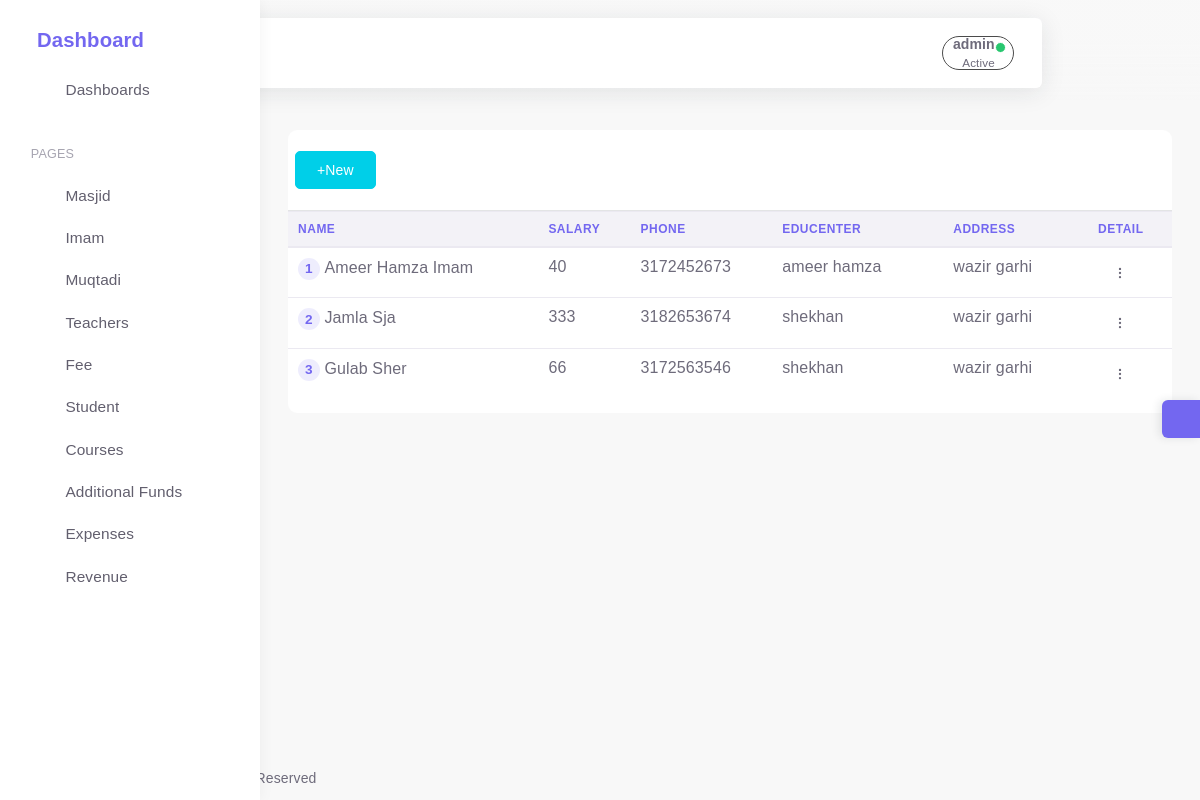
Page /imamlist (signed in) on the committed database.
### app/models.py (models this page shows, shortened)
class Cusmanager(models.Model):
    is_deleted=models.BooleanField(default=False)
    objects=Softdeletemanager()
    allobjects=models.Manager()
    class Meta:
        abstract=True

class Teacher(Cusmanager):
        name=models.CharField(max_length=30)
        address=models.CharField(max_length=60,blank=True, null=True)
        is_imam=models.BooleanField(default=False)
        is_teacher=models.BooleanField(default=False)
        cnic=models.PositiveIntegerField(blank=True, null=True,validators=[validate_cnic])
        salary=models.PositiveIntegerField(validators=[validate_money])
        phone=models.IntegerField(validators=[validate_phone],help_text="Enter phone number without zero")
        courses=models.ManyToManyField('Courses' ,blank=True)
        educenter=models.ForeignKey("Educenter",on_delete=models.CASCADE)
        qualification=models.CharField(max_length=50,null=True,blank=True)
        admission_date= models.IntegerField(default=today.day, validators=[validate_date])
        adm_month= models.IntegerField(default=today.month,validators=[validate_date])
        adm_year= models.IntegerField(default=today.year, validators=[validate_year])

class Educenter(Cusmanager):
    useradmin = models.OneToOneField(Useradmin, on_delete=models.CASCADE)
    name=models.CharField(max_length=50)
    address=models.CharField(max_length=60)
    def __str__(self):
        return self.name

### app/views.py (the view, shortened to what this page needs)
# urls.py: path('imamlist',Imamlist.as_view(),name="imamlist"),
class Imamlist(LoginRequiredMixin,ListView):
    template_name="Imam/imamlist.html"
    model=Teacher
    context_object_name="imamlist"
    fields=['name','salary','is_imam','address']
    def get_queryset(self):
        if self.request.user.is_superuser:
            qs=Teacher.objects.filter(is_imam=True)
            return qs

### app/cusmanager.py (called while the page is built)
    def get_queryset(self):
        return super().get_queryset().filter(is_deleted=False)

### templates/Imam/imamlist.html (shortened to what this page needs)
{% extends 'base.html' %}
{% load static %}
{% block content %}
<link rel="stylesheet"  href="https://cdn.datatables.net/1.12.1/css/jquery.dataTables.min.css"  >
<link rel="stylesheet"  href="https://cdn.datatables.net/buttons/2.2.3/css/buttons.dataTables.min.css" >
{% if request.user.is_superuser %}
<div style="border-radius:9px;"  class="bg-white table-responsive">
    <div class="row card-header bg-white"><a href="{% url 'admcreateimam' %}" class="float-right  btn btn-info">+New</a> </div>
                                <table class="table table-hover example display" >
                                    <thead >
                                        <tr>
                                            <th class="text-primary">Name</th>
                                            <th class="text-primary">salary</th>
                                            <th class="text-primary">phone</th>
                                            <th class="text-primary">educenter</th>
                                            <th class="text-primary">Address</th>
                                            <th class="text-primary">detail</th>
                                        </tr>
                                    </thead>
                                     <tbody style="background:white;">
                                   {% for imam in imamlist %}
                                        <tr>
                                            <td>
                            <span class="badge badge-pill badge-light-primary"> {{forloop.counter}} </span><b></b><b></b>
                                                <span class="font-weight-bold  ">{{imam.name|title}}</span>
                                            </td>
                                            <td>{{imam.salary}}</td>
                                            <td>
                                                <div class="avatar-group">
                                                       <span>{{imam.phone}}</span>
                                                </div>
                                            </td>
                                            <td><span class=" badge-light-primary mr-1">{{imam.educenter}}</span></td>
                                            <td>
                                                <span class=" badge-light-primary mr-1">{{imam.address}}</span></td>
                                            <td>
                                                <div class="dropdown">
                                                    <button type="button" class="btn btn-sm dropdown-toggle hide-arrow waves-effect waves-float waves-light" data-toggle="dropdown">
                                                    </button>
                                                </div>
                                            </td>
                                        </tr>
                                    {% endfor %}
                                        </tbody>
                                    {% endif %}
                                </table>
                            </div>
</table></div>
 {% endblock %}

### templates/base.html (shortened to what this page needs)
{% load static %}
<html class="loading" lang="en" data-textdirection="ltr">
<head>
 <link href="https://cdn.jsdelivr.net/npm/select2@4.1.0-beta.1/dist/css/select2.min.css" rel="stylesheet" />
    <link rel="stylesheet" type="text/css" href="{% static '/app-assets/vendors/css/vendors.min.css' %}">
    <link rel="stylesheet" type="text/css" href="{% static '/app-assets/vendors/css/extensions/toastr.min.css' %}">
    <link rel="stylesheet" type="text/css " href="{% static '/app-assets/vendors/css/charts/apexcharts.css' %}">
    <link rel="stylesheet" href="https://cdn.jsdelivr.net/npm/bootstrap@4.6.0/dist/css/bootstrap.min.css">
    <link rel="stylesheet" type="text/css" href="{% static '/app-assets/css/bootstrap-extended.min.css' %}">
    <link rel="stylesheet" type="text/css" href="{% static '/app-assets/css/bootstrap.min.css' %}">
    <link rel="stylesheet" type="text/css" href="{% static '/app-assets/css/colors.min.css' %}">
    <link rel="stylesheet" type="text/css" href="{% static '/app-assets/css/components.min.css' %}">
    <link rel="stylesheet" type="text/css" href="{% static '/app-assets/css/themes/dark-layout.min.css' %}">
    <link rel="stylesheet" type="text/css" href="{% static '/app-assets/css/themes/bordered-layout.min.css' %}">
    <link rel="stylesheet" type="text/css" href="{% static '/app-assets/css/themes/semi-dark-layout.min.css' %}">
    <link rel="stylesheet" type="text/css" href="{% static '/app-assets/css/core/menu/menu-types/vertical-menu.min.css' %}">
    <link rel="stylesheet" type="text/css" href="{% static '/app-assets/css/pages/dashboard-ecommerce.min.css' %}">
    <link rel="stylesheet" type="text/css" href="{% static '/app-assets/css/plugins/charts/chart-apex.min.css' %}">
    <link rel="stylesheet" type="text/css" href="{% static '/app-assets/css/plugins/extensions/ext-component-toastr.min.css' %}">
    <link rel="stylesheet" type="text/css" href="{% static '/assets/css/style.css' %}">
</head>
<body class="vertical-layout vertical-menu-modern  navbar-floating footer-static  mainbody" data-open="click" data-menu="vertical-menu-modern" data-col="">
    <span style="display:none;">{% now "Y" as cyear %} {% now "n" as cmonth%}</span>
<nav class="header-navbar navbar navbar-expand-lg align-items-center floating-nav navbar-light navbar-shadow container-xxl">
    <div class="navbar-container d-flex content">
        <div class="bookmark-wrapper d-flex align-items-center">
            <ul class="nav navbar-nav">
                <li class="nav-item d-none d-lg-block"><a class="nav-link bookmark-star"><i class="ficon text-warning" data-feather="star"></i></a>
                </li>
            </ul>
        </div>
        <ul class="nav navbar-nav align-items-center ml-auto rounded">
            {% if request.user.is_authenticated %}
            <li class="nav-item dropdown dropdown-user border-dark"  style="padding:0px; margin:0px; border-radius:90px;"><a class=" nav-link dropdown-toggle dropdown-user-link"  href="javascript:void(0);" data-toggle="dropdown" aria-haspopup="true" aria-expanded="false">
                <div class="user-nav d-sm-flex d-none"><span class="user-name font-weight-bolder">{{request.user}}</span><span class="user-status">Active</span></div><span class="avatar"><span class="avatar-status-online"></span></span></a>
            </li>
            {% endif %}
        </ul>
    </div>
</nav>
<div class="main-menu menu-fixed menu-light menu-accordion menu-shadow" data-scroll-to-active="true">
    <div class="navbar-header">
        <ul class="nav navbar-nav flex-row">
            <li class="nav-item mr-auto"><a class="navbar-brand" href="/">
                    <h2 class="brand-text">Dashboard</h2></a></li>
            <li class="nav-item nav-toggle"><a class="nav-link modern-nav-toggle pr-0" data-toggle="collapse"><i class="d-none d-xl-block collapse-toggle-icon font-medium-4  text-primary" data-feather="disc" data-ticon="disc"></i></a></li>
        </ul>
    </div>
    <div class="main-menu-content">
        <ul class="navigation navigation-main" id="main-menu-navigation" data-menu="menu-navigation">
            <li class=" nav-item"><a class="d-flex align-items-center" href="/"><i data-feather="home"></i><span class="menu-title text-truncate" data-i18n="Dashboards">Dashboards</span></a>
            </li>
            <li class=" navigation-header  align-items-center"><span data-i18n="Apps &amp; Pages">   Pages</span><i data-feather="more-horizontal"></i>
          {% if request.user.is_superuser %}
            </li>
            <li class=" nav-item"><a class="d-flex align-items-center" href="{% url 'educenlist'%}"><i data-feather="home"></i><span class="menu-title text-truncate" data-i18n="Email">Masjid</span></a>
            </li>
          {% endif %}
            <li class=" nav-item"><a class="d-flex align-items-center" href="{% url 'imamlist'%}"><i data-feather="users"></i><span class="menu-title text-truncate" data-i18n="Chat">Imam </span></a>
            </li>
            <li class=" nav-item"><a class="d-flex align-items-center" href="{% url 'emplist'%}"><i data-feather="users"></i><span class="menu-title text-truncate" data-i18n="Todo">Muqtadi</span></a>
            </li>
            <li class=" nav-item"><a class="d-flex align-items-center" href="{% url 'teacherlist'%}"><i data-feather="users"></i><span class="menu-title text-truncate" data-i18n="Calendar">Teachers</span></a>
            </li>
            <li class=" nav-item"><a class="d-flex align-items-center" href="{% url 'paytmentmenue'%}"><i data-feather="dollar-sign"></i><span class="menu-title text-truncate" data-i18n="Kanban">Fee</span></a>
            </li>
            <li class=" nav-item"><a class="d-flex align-items-center" href="{% url 'stulist'%}"><i data-feather="users"></i><span class="menu-title text-truncate" data-i18n="Kanban">Student</span></a>
            </li>
            <li class=" nav-item"><a class="d-flex align-items-center" href="{% url 'courseslist'%}"><i data-feather="book"></i><span class="menu-title text-truncate" data-i18n="Kanban">Courses</span></a>
            </li>
            <li class=" nav-item"><a class="d-flex align-items-center" href="{% url 'sidefundlist' cmonth cyear %}"><i data-feather="briefcase"></i><span class="menu-title text-truncate" data-i18n="Kanban">Additional Funds</span></a>
            </li>
            <li class=" nav-item"><a class="d-flex align-items-center" href="{% url 'expenselist' cmonth cyear %}"><i data-feather="shopping-bag"></i><span class="menu-title text-truncate" data-i18n="Kanban">Expenses</span></a>
            </li>
            {% now "n" as current_month %}
            {% now "Y" as current_year %}
            <li class=" nav-item"><a class="d-flex align-items-center" href="{% url 'showrevenue'  current_month current_year %}"><i data-feather="pocket"></i><span class="menu-title text-truncate" data-i18n="Kanban">Revenue</span></a>
            </li>
        </ul>
    </div>
</div>
<div class="app-content content">
    <div class="content-wrapper container-xxl p-0">
        <div class="content-header row">
        </div>
        <div class="content-body">
            <section id="multiple-column-form sect" class="mainsection float-center ">
                    {% block content %}
                    {% endblock content %}
        </div>
    </div>
<div class="customizer d-none d-md-block"><a class="customizer-toggle d-flex align-items-center justify-content-center" href="javascript:void(0);"><i class="spinner" data-feather="settings"></i></a>
</div>
<footer class="footer footer-static footer-light">
  <p class="clearfix mb-0"><span class="float-md-left d-block d-md-inline-block mt-25">COPYRIGHT  &copy; 2022<a class="ml-25" href="https://1.envato.market/pixinvent_portfolio" target="_blank">test</a><span class="d-none d-sm-inline-block">, All rights Reserved</span></span></p>
</footer>
</body>
</html>

### rows in the picture
Teacher: name "Ameer Hamza Imam", salary "40", phone "3172452673", educenter "ameer hamza", address "wazir garhi"
Teacher: name "Jamla Sja", salary "333", phone "3182653674", educenter "shekhan", address "wazir garhi"
Teacher: name "Gulab Sher", salary "66", phone "3172563546", educenter "shekhan", address "wazir garhi"

### other values in the picture
{{ request.user }} "admin"
